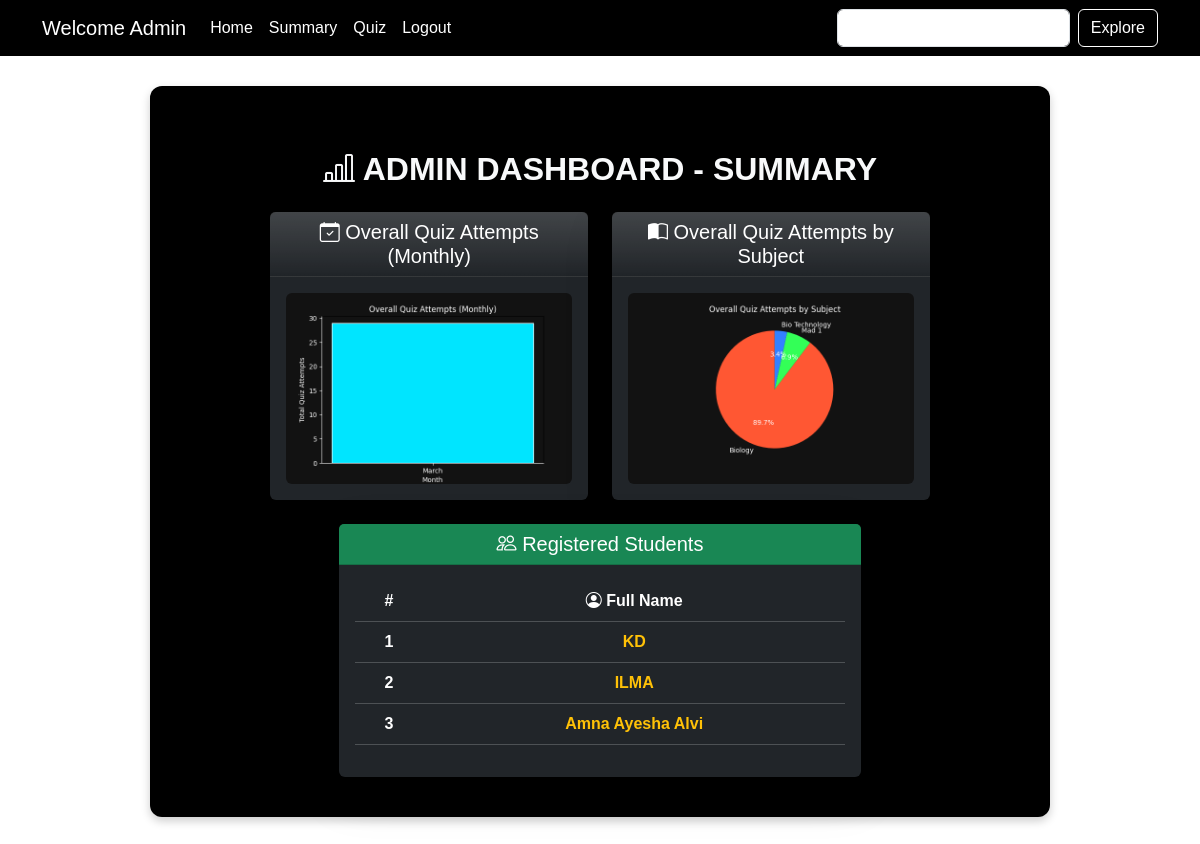
The page /admin_summary on the database its author committed.
### backend/models.py (models this page shows)
class User(db.Model):
    __tablename__ = "users"
    id = db.Column(db.Integer, primary_key=True)
    username = db.Column(db.String(80), unique=True, nullable=False)
    password = db.Column(db.String(80), nullable=False)
    role = db.Column(db.Integer, default=1)  # roles: 0 for Admin, 1 for User
    name = db.Column(db.String(80), nullable=False)
    qualification = db.Column(db.String(80), nullable=False)
    date_of_birth = db.Column(db.Date, nullable=False)  # Fix: DateTime type
    college_name = db.Column(db.String(80), nullable=False)
    mobile_no = db.Column(db.String(10), nullable=False)
    scores = db.relationship("Score", backref="user", lazy=True, cascade="all,delete")

### backend/controllers.py (the view)
@app.route('/admin_summary', methods=['GET'])
def admin_summary():
    name = session.get("username", "Admin")
    quiz_attempts = db.session.query(Score.time_taken, Subject.subj_name.label('subject')) \
        .join(Quiz, Score.quiz_id == Quiz.id) \
        .join(Chapter, Quiz.chapter_id == Chapter.id) \
        .join(Subject, Chapter.subject_id == Subject.id) \
        .all()
    month_counts = defaultdict(int)
    subject_counts = defaultdict(int)
    for time_stamp, subject in quiz_attempts:
        month = time_stamp.strftime('%B')  # Extract month
        month_counts[month] += 1
        subject_counts[subject] += 1
    fig_month_bar, ax = plt.subplots(figsize=(6, 4), facecolor='#121212')
    ax.set_facecolor('#121212')
    ax.bar(month_counts.keys(), month_counts.values(), color='#00E5FF', edgecolor='white')
    ax.set_xlabel('Month', color='white')
    ax.set_ylabel('Total Quiz Attempts', color='white')
    ax.set_title('Overall Quiz Attempts (Monthly)', color='white')
    ax.tick_params(axis='x', colors='white')
    ax.tick_params(axis='y', colors='white')
    ax.spines['bottom'].set_color('white')
    ax.spines['left'].set_color('white')
    img_month_bar = io.BytesIO()
    FigureCanvas(fig_month_bar).print_png(img_month_bar)
    img_month_bar.seek(0)
    month_bar_chart_url = base64.b64encode(img_month_bar.getvalue()).decode('utf8')
    fig_subject_pie = plt.figure(figsize=(6, 4), facecolor='#121212')
    colors = ['#FF5733', '#33FF57', '#3380FF', '#FF33C4', '#FFD700']
    plt.pie(
        subject_counts.values(), labels=subject_counts.keys(), autopct='%1.1f%%',
        startangle=90, colors=colors, textprops={'color': 'white'}
    )
    plt.title('Overall Quiz Attempts by Subject', color='white')
    img_subject_pie = io.BytesIO()
    FigureCanvas(fig_subject_pie).print_png(img_subject_pie)
    img_subject_pie.seek(0)
    subject_pie_chart_url = base64.b64encode(img_subject_pie.getvalue()).decode('utf8')
    users_list = User.query.filter(User.role == 1).all()
    return render_template(
        'admin_summary.html',
        name=name,
        month_bar_chart_url=month_bar_chart_url,
        subject_pie_chart_url=subject_pie_chart_url,
        users_list=users_list
    )

### templates/admin_summary.html (shortened to what this page needs)
{% extends "admin_layout.html" %}
{% block content %}
<div class="container mt-4">
  <h2 class="text-center text-uppercase text-light fw-bold mb-4">
    <i class="bi bi-bar-chart-line"></i> Admin Dashboard - Summary
  </h2>
  <div class="row justify-content-center">
    <div class="col-lg-5 mb-4">
      <div class="card bg-dark border-0 shadow-lg">
        <div class="card-header text-center bg-gradient text-white">
          <h5 class="mb-0"><i class="bi bi-calendar-check"></i> Overall Quiz Attempts (Monthly)</h5>
        </div>
        <div class="card-body text-center">
          <img class="img-fluid rounded">
        </div>
      </div>
    </div>
    <div class="col-lg-5 mb-4">
      <div class="card bg-dark border-0 shadow-lg">
        <div class="card-header text-center bg-gradient text-white">
          <h5 class="mb-0"><i class="bi bi-book-half"></i> Overall Quiz Attempts by Subject</h5>
        </div>
        <div class="card-body text-center">
          <img class="img-fluid rounded">
        </div>
      </div>
    </div>
  </div>
  <div class="row justify-content-center">
    <div class="col-md-8">
      <div class="card bg-dark border-0 shadow-lg">
        <div class="card-header bg-success text-white text-center">
          <h5 class="mb-0"><i class="bi bi-people"></i> Registered Students</h5>
        </div>
        <div class="card-body">
          {% if users_list %}
            <div class="table-responsive">
              <table class="table table-hover table-dark text-center">
                <thead class="thead-light">
                  <tr>
                    <th scope="col">#</th>
                    <th scope="col"><i class="bi bi-person-circle"></i> Full Name</th>
                  </tr>
                </thead>
                <tbody>
                  {% for user in users_list %}
                    <tr>
                      <th scope="row">{{ loop.index }}</th>
                      <td class="text-warning fw-bold">{{ user.name }}</td>
                    </tr>
                  {% endfor %}
                </tbody>
              </table>
            </div>
          {% else %}
            <div class="alert alert-warning text-center" role="alert">
              <i class="bi bi-exclamation-triangle-fill"></i> No students registered yet.
            </div>
          {% endif %}
        </div>
      </div>
    </div>
  </div>
</div>
{% endblock %}

### templates/admin_layout.html (style rules this page uses)
body { background-color: white; font-family: Arial, sans-serif; }

### rows shown on the page
User: name "KD"
User: name "ILMA"
User: name "Amna Ayesha Alvi"
